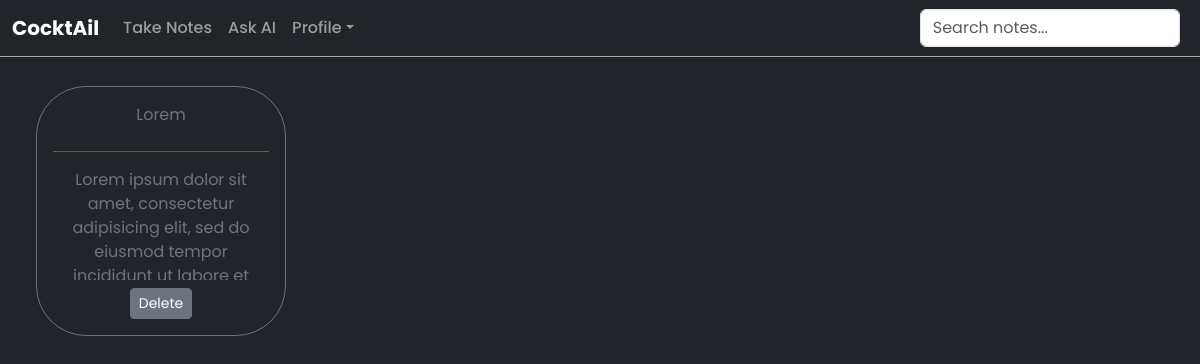
Page / (signed in) on the earlier database version.
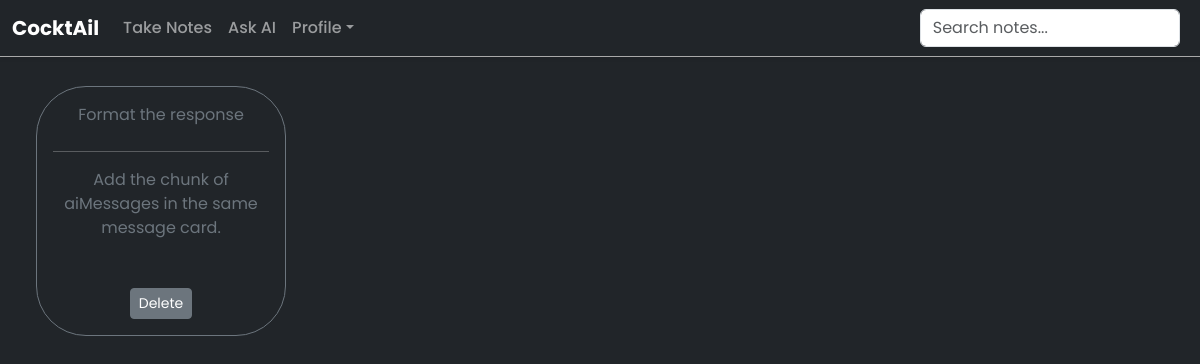
Same page on the later database version.
### website/models.py (models this page shows, shortened)
class Note(db.Model):
    id = db.Column(db.Integer, primary_key=True)
    note_title = db.Column(db.String(10000), unique=False, nullable=False)
    note_content = db.Column(db.String(100000), unique=False, nullable=False)
    date = db.Column(db.DateTime(timezone=True), default=func.now())
    user_id = db.Column(db.Integer, db.ForeignKey('user.id'))

### website/views.py (the view)
@views.route('/', methods=["GET", "POST"])
@login_required
def home():
    user_notes = Note.query.filter_by(user_id=current_user.id).all()
    return render_template('home.html', notes=user_notes, user=current_user)

### main.py (called while the page is built)
@login_manager.user_loader
def load_user(id):
    return User.query.get(int(id))

### website/templates/home.html (shortened to what this page needs)
{% extends "base.html" %}
{% block content %}
<main class="container-fluid text-bg-dark vh-100">
    <div class="scroll-container d-flex flex-row overflow-auto custom-container">
			{% if notes %}
			{% for note in notes %}
				<a href="{{ url_for('views.get_note', note_id=note.id) }}" class="text-decoration-none">
					<div class="card custom-card text-bg-dark mx-2" style="width: 250px; height: 250px;">
						<div class="card-body d-flex flex-column h-100 text-center">
				        	<div class="card-title card-heading text-secondary">
				        		{{ note.note_title }}
				        	</div>
				        	<hr>
				        	<div class="card-text flex-grow-1 overflow-auto text-secondary">
				        		{{ note.note_content }}
				        	</div>
				        	<form method="POST" action="{{ url_for('views.delete_note', note_id=note.id) }}">
				        		<button class="btn btn-secondary btn-sm mt-2">
				        		Delete</button>
				        	</form>
				    	</div>
				    </div>
				</a>
	    	{% endfor %}
        	{% endif %}
    </div>
</main>
{% endblock %}

### website/templates/base.html (shortened to what this page needs)
<!DOCTYPE html>
<html lang="en">
<head>
    <link rel="stylesheet" href="{{ url_for('static', filename='styles.css') }}">
    <link href="https://cdn.jsdelivr.net/npm/bootstrap@5.3.3/dist/css/bootstrap.min.css" rel="stylesheet">
</head>
<body class="bg-dark text-light">
<nav class="navbar navbar-expand-lg navbar-dark shadow-sm fixed-top bg-dark">
    <div class="container-fluid">
        <a class="navbar-brand fw-bold" href="/">CocktAil</a>
        <div class="collapse navbar-collapse" id="_navbar">
            <ul class="navbar-nav me-auto">
                <li class="nav-item"><a class="nav-link" href="{{ url_for('views.display_note') }}">Take Notes</a></li>
                <a role="button" class="nav-link" data-bs-toggle="collapse" data-bs-target="#chatWindow" aria-expanded="false">Ask AI</a></li>
                <li class="nav-item dropdown">
                    <a class="nav-link dropdown-toggle" href="#" data-bs-toggle="dropdown">Profile</a>
                </li>
            </ul>
            <div class="position-relative w-25">
                <form class="d-flex">
                    <input class="form-control me-2" type="search" placeholder="Search notes..." id="searchInput" autocomplete="off">
                </form>
            </div>
        </div>
    </div>
</nav>
<div class="vstack text-bg-dark p-3">
{% block content %}{% endblock %}
</body>
</html>

### website/static/styles.css (style rules this page uses)
body { font-family: 'Poppins', sans-serif !important; }
a { text-decoration: none; }
.navbar { padding: 10px 0; border-bottom: 1px solid darkgrey; z-index: 1050; }
.navbar-brand { font-size: 1.5rem; }
.navbar-nav .nav-link { font-weight: 500; transition: 0.3s; }
.custom-card { width: 250px; height: 250px !important; border-radius: 50px !important; cursor: pointer; border: 1px solid #6c757d !important; }
.custom-container { margin-top: 70px; left: 0px; }

Differences in the rows shown:
removed Note: note_title "Lorem", note_content "Lorem ipsum dolor sit amet, consectetur adipisicing elit, sed do eiusmod tempor…"
added Note: note_title "Format the response", note_content "Add the chunk of aiMessages in the same message card."
